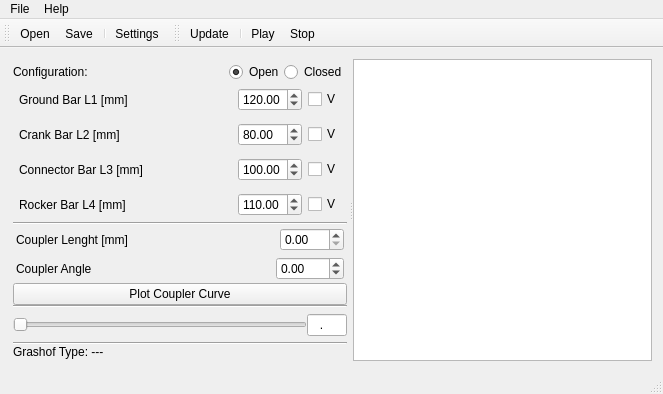
<?xml version="1.0" encoding="UTF-8"?>
<ui version="4.0">
 <class>MainWindow</class>
 <widget class="QMainWindow" name="MainWindow">
  <property name="geometry">
   <rect>
    <x>0</x>
    <y>0</y>
    <width>663</width>
    <height>384</height>
   </rect>
  </property>
  <property name="windowTitle">
   <string>Four Bar Linkage Viewer</string>
  </property>
  <widget class="QWidget" name="centralWidget">
   <layout class="QVBoxLayout" name="verticalLayout">
    <item>
     <widget class="QSplitter" name="splitter">
      <property name="sizePolicy">
       <sizepolicy hsizetype="Expanding" vsizetype="Expanding">
        <horstretch>0</horstretch>
        <verstretch>0</verstretch>
       </sizepolicy>
      </property>
      <property name="frameShape">
       <enum>QFrame::NoFrame</enum>
      </property>
      <property name="frameShadow">
       <enum>QFrame::Plain</enum>
      </property>
      <property name="orientation">
       <enum>Qt::Horizontal</enum>
      </property>
      <widget class="QWidget" name="widget" native="true">
       <property name="sizePolicy">
        <sizepolicy hsizetype="Preferred" vsizetype="Preferred">
         <horstretch>0</horstretch>
         <verstretch>0</verstretch>
        </sizepolicy>
       </property>
       <property name="minimumSize">
        <size>
         <width>0</width>
         <height>0</height>
        </size>
       </property>
       <layout class="QVBoxLayout" name="verticalLayout_2">
        <property name="spacing">
         <number>0</number>
        </property>
        <property name="leftMargin">
         <number>2</number>
        </property>
        <property name="topMargin">
         <number>3</number>
        </property>
        <property name="rightMargin">
         <number>2</number>
        </property>
        <property name="bottomMargin">
         <number>2</number>
        </property>
        <item>
         <widget class="QWidget" name="widget_8" native="true">
          <layout class="QHBoxLayout" name="horizontalLayout_7">
           <property name="spacing">
            <number>0</number>
           </property>
           <property name="leftMargin">
            <number>0</number>
           </property>
           <property name="topMargin">
            <number>0</number>
           </property>
           <property name="rightMargin">
            <number>0</number>
           </property>
           <property name="bottomMargin">
            <number>0</number>
           </property>
           <item>
            <widget class="QLabel" name="label_8">
             <property name="text">
              <string>Configuration:</string>
             </property>
            </widget>
           </item>
           <item>
            <spacer name="horizontalSpacer_7">
             <property name="orientation">
              <enum>Qt::Horizontal</enum>
             </property>
             <property name="sizeHint" stdset="0">
              <size>
               <width>40</width>
               <height>20</height>
              </size>
             </property>
            </spacer>
           </item>
           <item>
            <widget class="QRadioButton" name="radioButton">
             <property name="text">
              <string>Open</string>
             </property>
             <property name="checked">
              <bool>true</bool>
             </property>
            </widget>
           </item>
           <item>
            <widget class="QRadioButton" name="radioButton_2">
             <property name="text">
              <string>Closed</string>
             </property>
            </widget>
           </item>
          </layout>
         </widget>
        </item>
        <item>
         <widget class="QWidget" name="widget_2" native="true">
          <layout class="QHBoxLayout" name="horizontalLayout">
           <property name="leftMargin">
            <number>6</number>
           </property>
           <property name="topMargin">
            <number>6</number>
           </property>
           <property name="rightMargin">
            <number>6</number>
           </property>
           <property name="bottomMargin">
            <number>6</number>
           </property>
           <item>
            <widget class="QLabel" name="label">
             <property name="text">
              <string>Ground Bar L1 [mm]</string>
             </property>
            </widget>
           </item>
           <item>
            <spacer name="horizontalSpacer">
             <property name="orientation">
              <enum>Qt::Horizontal</enum>
             </property>
             <property name="sizeHint" stdset="0">
              <size>
               <width>40</width>
               <height>20</height>
              </size>
             </property>
            </spacer>
           </item>
           <item>
            <widget class="QDoubleSpinBox" name="doubleSpinBox">
             <property name="maximum">
              <double>500.000000000000000</double>
             </property>
             <property name="value">
              <double>120.000000000000000</double>
             </property>
            </widget>
           </item>
           <item>
            <widget class="QCheckBox" name="checkBox">
             <property name="text">
              <string>V</string>
             </property>
            </widget>
           </item>
          </layout>
         </widget>
        </item>
        <item>
         <widget class="QWidget" name="widget_3" native="true">
          <layout class="QHBoxLayout" name="horizontalLayout_2">
           <property name="leftMargin">
            <number>6</number>
           </property>
           <property name="topMargin">
            <number>6</number>
           </property>
           <property name="rightMargin">
            <number>6</number>
           </property>
           <property name="bottomMargin">
            <number>6</number>
           </property>
           <item>
            <widget class="QLabel" name="label_2">
             <property name="text">
              <string>Crank Bar L2 [mm]</string>
             </property>
            </widget>
           </item>
           <item>
            <spacer name="horizontalSpacer_2">
             <property name="orientation">
              <enum>Qt::Horizontal</enum>
             </property>
             <property name="sizeHint" stdset="0">
              <size>
               <width>40</width>
               <height>20</height>
              </size>
             </property>
            </spacer>
           </item>
           <item>
            <widget class="QDoubleSpinBox" name="doubleSpinBox_2">
             <property name="maximum">
              <double>500.000000000000000</double>
             </property>
             <property name="value">
              <double>80.000000000000000</double>
             </property>
            </widget>
           </item>
           <item>
            <widget class="QCheckBox" name="checkBox_2">
             <property name="text">
              <string>V</string>
             </property>
            </widget>
           </item>
          </layout>
         </widget>
        </item>
        <item>
         <widget class="QWidget" name="widget_4" native="true">
          <layout class="QHBoxLayout" name="horizontalLayout_3">
           <property name="leftMargin">
            <number>6</number>
           </property>
           <property name="topMargin">
            <number>6</number>
           </property>
           <property name="rightMargin">
            <number>6</number>
           </property>
           <property name="bottomMargin">
            <number>6</number>
           </property>
           <item>
            <widget class="QLabel" name="label_3">
             <property name="text">
              <string>Connector Bar L3 [mm]</string>
             </property>
            </widget>
           </item>
           <item>
            <spacer name="horizontalSpacer_3">
             <property name="orientation">
              <enum>Qt::Horizontal</enum>
             </property>
             <property name="sizeHint" stdset="0">
              <size>
               <width>40</width>
               <height>20</height>
              </size>
             </property>
            </spacer>
           </item>
           <item>
            <widget class="QDoubleSpinBox" name="doubleSpinBox_3">
             <property name="maximum">
              <double>500.000000000000000</double>
             </property>
             <property name="value">
              <double>100.000000000000000</double>
             </property>
            </widget>
           </item>
           <item>
            <widget class="QCheckBox" name="checkBox_3">
             <property name="text">
              <string>V</string>
             </property>
            </widget>
           </item>
          </layout>
         </widget>
        </item>
        <item>
         <widget class="QWidget" name="widget_5" native="true">
          <layout class="QHBoxLayout" name="horizontalLayout_4">
           <property name="leftMargin">
            <number>6</number>
           </property>
           <property name="topMargin">
            <number>6</number>
           </property>
           <property name="rightMargin">
            <number>6</number>
           </property>
           <property name="bottomMargin">
            <number>6</number>
           </property>
           <item>
            <widget class="QLabel" name="label_4">
             <property name="text">
              <string>Rocker Bar L4 [mm]</string>
             </property>
            </widget>
           </item>
           <item>
            <spacer name="horizontalSpacer_4">
             <property name="orientation">
              <enum>Qt::Horizontal</enum>
             </property>
             <property name="sizeHint" stdset="0">
              <size>
               <width>40</width>
               <height>20</height>
              </size>
             </property>
            </spacer>
           </item>
           <item>
            <widget class="QDoubleSpinBox" name="doubleSpinBox_4">
             <property name="maximum">
              <double>500.000000000000000</double>
             </property>
             <property name="value">
              <double>110.000000000000000</double>
             </property>
            </widget>
           </item>
           <item>
            <widget class="QCheckBox" name="checkBox_4">
             <property name="text">
              <string>V</string>
             </property>
            </widget>
           </item>
          </layout>
         </widget>
        </item>
        <item>
         <widget class="Line" name="line">
          <property name="orientation">
           <enum>Qt::Horizontal</enum>
          </property>
         </widget>
        </item>
        <item>
         <widget class="QWidget" name="widget_6" native="true">
          <layout class="QHBoxLayout" name="horizontalLayout_5">
           <property name="spacing">
            <number>0</number>
           </property>
           <property name="leftMargin">
            <number>3</number>
           </property>
           <property name="topMargin">
            <number>3</number>
           </property>
           <property name="rightMargin">
            <number>3</number>
           </property>
           <property name="bottomMargin">
            <number>3</number>
           </property>
           <item>
            <widget class="QLabel" name="label_6">
             <property name="text">
              <string>Coupler Lenght [mm]</string>
             </property>
            </widget>
           </item>
           <item>
            <spacer name="horizontalSpacer_5">
             <property name="orientation">
              <enum>Qt::Horizontal</enum>
             </property>
             <property name="sizeHint" stdset="0">
              <size>
               <width>44</width>
               <height>20</height>
              </size>
             </property>
            </spacer>
           </item>
           <item>
            <widget class="QDoubleSpinBox" name="doubleSpinBox_5">
             <property name="maximum">
              <double>500.000000000000000</double>
             </property>
            </widget>
           </item>
          </layout>
         </widget>
        </item>
        <item>
         <widget class="QWidget" name="widget_7" native="true">
          <layout class="QHBoxLayout" name="horizontalLayout_6">
           <property name="spacing">
            <number>0</number>
           </property>
           <property name="leftMargin">
            <number>3</number>
           </property>
           <property name="topMargin">
            <number>3</number>
           </property>
           <property name="rightMargin">
            <number>3</number>
           </property>
           <property name="bottomMargin">
            <number>3</number>
           </property>
           <item>
            <widget class="QLabel" name="label_7">
             <property name="text">
              <string>Coupler Angle</string>
             </property>
            </widget>
           </item>
           <item>
            <spacer name="horizontalSpacer_6">
             <property name="orientation">
              <enum>Qt::Horizontal</enum>
             </property>
             <property name="sizeHint" stdset="0">
              <size>
               <width>77</width>
               <height>20</height>
              </size>
             </property>
            </spacer>
           </item>
           <item>
            <widget class="QDoubleSpinBox" name="doubleSpinBox_6">
             <property name="minimum">
              <double>-360.000000000000000</double>
             </property>
             <property name="maximum">
              <double>360.000000000000000</double>
             </property>
            </widget>
           </item>
          </layout>
         </widget>
        </item>
        <item>
         <widget class="QPushButton" name="pushButton">
          <property name="text">
           <string>Plot Coupler Curve</string>
          </property>
         </widget>
        </item>
        <item>
         <widget class="Line" name="line_3">
          <property name="orientation">
           <enum>Qt::Horizontal</enum>
          </property>
         </widget>
        </item>
        <item>
         <widget class="QWidget" name="widget_9" native="true">
          <layout class="QHBoxLayout" name="horizontalLayout_8">
           <property name="spacing">
            <number>0</number>
           </property>
           <property name="leftMargin">
            <number>0</number>
           </property>
           <property name="topMargin">
            <number>6</number>
           </property>
           <property name="rightMargin">
            <number>0</number>
           </property>
           <property name="bottomMargin">
            <number>6</number>
           </property>
           <item>
            <widget class="QSlider" name="horizontalSlider">
             <property name="minimumSize">
              <size>
               <width>0</width>
               <height>20</height>
              </size>
             </property>
             <property name="maximum">
              <number>360</number>
             </property>
             <property name="singleStep">
              <number>1</number>
             </property>
             <property name="pageStep">
              <number>0</number>
             </property>
             <property name="value">
              <number>0</number>
             </property>
             <property name="sliderPosition">
              <number>0</number>
             </property>
             <property name="orientation">
              <enum>Qt::Horizontal</enum>
             </property>
            </widget>
           </item>
           <item>
            <widget class="QLineEdit" name="lineEdit">
             <property name="minimumSize">
              <size>
               <width>0</width>
               <height>0</height>
              </size>
             </property>
             <property name="maximumSize">
              <size>
               <width>40</width>
               <height>16777215</height>
              </size>
             </property>
             <property name="inputMask">
              <string>###.##</string>
             </property>
             <property name="text">
              <string>.</string>
             </property>
            </widget>
           </item>
          </layout>
         </widget>
        </item>
        <item>
         <spacer name="verticalSpacer">
          <property name="orientation">
           <enum>Qt::Vertical</enum>
          </property>
          <property name="sizeHint" stdset="0">
           <size>
            <width>20</width>
            <height>40</height>
           </size>
          </property>
         </spacer>
        </item>
        <item>
         <widget class="Line" name="line_2">
          <property name="orientation">
           <enum>Qt::Horizontal</enum>
          </property>
         </widget>
        </item>
        <item>
         <widget class="QLabel" name="label_5">
          <property name="text">
           <string>Grashof Type: ---</string>
          </property>
         </widget>
        </item>
       </layout>
      </widget>
      <widget class="QGraphicsView" name="graphicsView"/>
     </widget>
    </item>
   </layout>
  </widget>
  <widget class="QMenuBar" name="menuBar">
   <property name="geometry">
    <rect>
     <x>0</x>
     <y>0</y>
     <width>663</width>
     <height>20</height>
    </rect>
   </property>
   <widget class="QMenu" name="menuFile">
    <property name="title">
     <string>File</string>
    </property>
    <addaction name="actionOpen"/>
    <addaction name="actionSave"/>
    <addaction name="separator"/>
    <addaction name="actionExit"/>
   </widget>
   <widget class="QMenu" name="menuHelp">
    <property name="title">
     <string>Help</string>
    </property>
    <addaction name="actionAbout"/>
   </widget>
   <addaction name="menuFile"/>
   <addaction name="menuHelp"/>
  </widget>
  <widget class="QToolBar" name="mainToolBar">
   <attribute name="toolBarArea">
    <enum>TopToolBarArea</enum>
   </attribute>
   <attribute name="toolBarBreak">
    <bool>false</bool>
   </attribute>
   <addaction name="actionOpen"/>
   <addaction name="actionSave"/>
   <addaction name="separator"/>
   <addaction name="actionSettings"/>
  </widget>
  <widget class="QStatusBar" name="statusBar"/>
  <widget class="QToolBar" name="toolBar">
   <property name="windowTitle">
    <string>toolBar</string>
   </property>
   <attribute name="toolBarArea">
    <enum>TopToolBarArea</enum>
   </attribute>
   <attribute name="toolBarBreak">
    <bool>false</bool>
   </attribute>
   <addaction name="actionUpdate"/>
   <addaction name="separator"/>
   <addaction name="actionPlay"/>
   <addaction name="actionStop"/>
  </widget>
  <action name="actionOpen">
   <property name="icon">
    <iconset resource="resources/QBE-Oxygen.qrc">
     <normaloff>:/icons/QBE-Oxygen/22x22/fileopen.png</normaloff>:/icons/QBE-Oxygen/22x22/fileopen.png</iconset>
   </property>
   <property name="text">
    <string>Open</string>
   </property>
  </action>
  <action name="actionSave">
   <property name="icon">
    <iconset resource="resources/QBE-Oxygen.qrc">
     <normaloff>:/icons/QBE-Oxygen/22x22/filesave.png</normaloff>:/icons/QBE-Oxygen/22x22/filesave.png</iconset>
   </property>
   <property name="text">
    <string>Save</string>
   </property>
  </action>
  <action name="actionExit">
   <property name="icon">
    <iconset resource="resources/QBE-Oxygen.qrc">
     <normaloff>:/icons/QBE-Oxygen/22x22/exit.png</normaloff>:/icons/QBE-Oxygen/22x22/exit.png</iconset>
   </property>
   <property name="text">
    <string>Exit</string>
   </property>
  </action>
  <action name="actionAbout">
   <property name="text">
    <string>About</string>
   </property>
  </action>
  <action name="actionPlay">
   <property name="text">
    <string>Play</string>
   </property>
  </action>
  <action name="actionStop">
   <property name="text">
    <string>Stop</string>
   </property>
  </action>
  <action name="actionUpdate">
   <property name="text">
    <string>Update</string>
   </property>
  </action>
  <action name="actionSettings">
   <property name="icon">
    <iconset resource="resources/QBE-Oxygen.qrc">
     <normaloff>:/icons/QBE-Oxygen/22x22/settings.png</normaloff>:/icons/QBE-Oxygen/22x22/settings.png</iconset>
   </property>
   <property name="text">
    <string>Settings</string>
   </property>
  </action>
 </widget>
 <layoutdefault spacing="6" margin="11"/>
 <tabstops>
  <tabstop>doubleSpinBox</tabstop>
  <tabstop>doubleSpinBox_2</tabstop>
  <tabstop>doubleSpinBox_3</tabstop>
  <tabstop>doubleSpinBox_4</tabstop>
  <tabstop>checkBox</tabstop>
  <tabstop>checkBox_2</tabstop>
  <tabstop>checkBox_3</tabstop>
  <tabstop>checkBox_4</tabstop>
  <tabstop>graphicsView</tabstop>
 </tabstops>
 <resources>
  <include location="resources/QBE-Oxygen.qrc"/>
 </resources>
 <connections/>
</ui>
